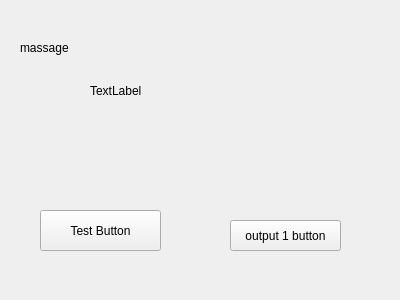
<?xml version="1.0" encoding="UTF-8"?>
<ui version="4.0">
 <class>MainWindow</class>
 <widget class="QMainWindow" name="MainWindow">
  <property name="geometry">
   <rect>
    <x>0</x>
    <y>0</y>
    <width>400</width>
    <height>300</height>
   </rect>
  </property>
  <property name="windowTitle">
   <string>MainWindow Test</string>
  </property>
  <widget class="QWidget" name="centralwidget">
   <widget class="QPushButton" name="pushButton">
    <property name="geometry">
     <rect>
      <x>40</x>
      <y>210</y>
      <width>121</width>
      <height>41</height>
     </rect>
    </property>
    <property name="text">
     <string>Test Button</string>
    </property>
   </widget>
   <widget class="QPushButton" name="o1Button">
    <property name="geometry">
     <rect>
      <x>230</x>
      <y>220</y>
      <width>111</width>
      <height>31</height>
     </rect>
    </property>
    <property name="text">
     <string>output 1 button</string>
    </property>
   </widget>
   <widget class="QLabel" name="massageLable">
    <property name="geometry">
     <rect>
      <x>90</x>
      <y>40</y>
      <width>161</width>
      <height>101</height>
     </rect>
    </property>
    <property name="text">
     <string>TextLabel</string>
    </property>
   </widget>
   <widget class="QLabel" name="label_2">
    <property name="geometry">
     <rect>
      <x>20</x>
      <y>40</y>
      <width>49</width>
      <height>16</height>
     </rect>
    </property>
    <property name="text">
     <string>massage s:</string>
    </property>
   </widget>
  </widget>
 </widget>
 <resources/>
 <connections/>
</ui>
